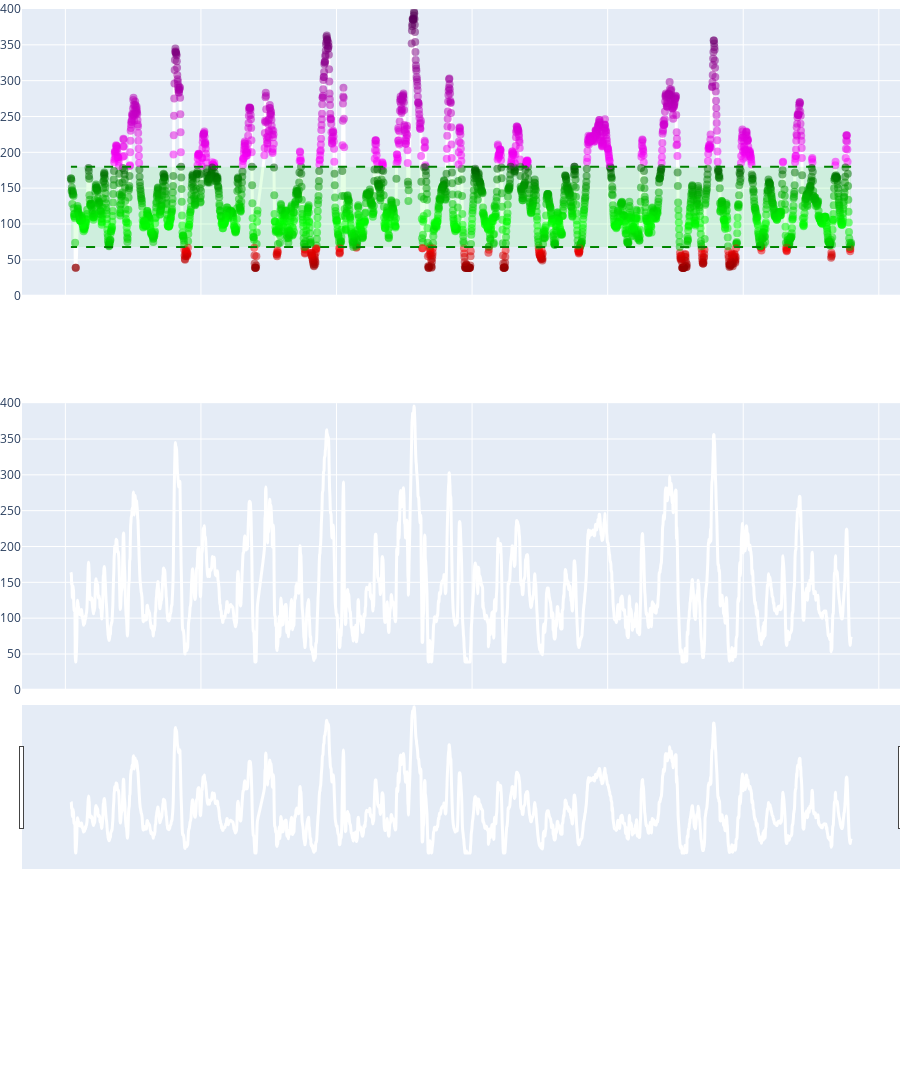

Here is the notebook cell this chart was saved with:
### Code cell
from CGM_processor import CGMDataProcessor

CGM_data = CGMDataProcessor("CGM_data.csv", min_range=68, max_range=180, target=100)

CGM_data.plot_data()

### Figure 1 — Plotly figure (JSON) as saved in the notebook; plotly's stock layout.template omitted (floating-point values rounded to 4 significant figures; data arrays with more than 128 entries replaced by an {"elided": "..."} marker saying what was removed)
{"data": [{"line": {"color": "white", "shape": "spline", "width": 3}, "mode": "lines", "opacity": 1, "type": "scatter", "x": {"elided": "3256 str values"}, "xaxis": "x", "y": {"elided": "3256 int values"}, "yaxis": "y"}, {"marker": {"color": {"elided": "3256 str values"}, "size": 8}, "mode": "markers", "type": "scatter", "x": {"elided": "3256 str values"}, "xaxis": "x", "y": {"elided": "3256 int values"}, "yaxis": "y"}, {"line": {"color": "green", "dash": "dash"}, "mode": "lines", "name": "Lower Range", "type": "scatter", "x": {"elided": "3256 str values"}, "xaxis": "x", "y": {"elided": "3256 int values"}, "yaxis": "y"}, {"line": {"color": "green", "dash": "dash"}, "mode": "lines", "name": "Upper Range", "type": "scatter", "x": {"elided": "3256 str values"}, "xaxis": "x", "y": {"elided": "3256 int values"}, "yaxis": "y"}, {"fill": "tonexty", "fillcolor": "rgba(0, 255, 0, 0.1)", "mode": "none", "type": "scatter", "x": {"elided": "3256 str values"}, "xaxis": "x", "y": {"elided": "3256 int values"}, "yaxis": "y"}, {"line": {"color": "white", "shape": "spline", "width": 3}, "mode": "lines", "opacity": 1, "type": "scatter", "x": {"elided": "3256 str values"}, "xaxis": "x2", "y": {"elided": "3256 int values"}, "yaxis": "y2"}], "layout": {"autosize": false, "dragmode": "pan", "height": 1300, "margin": {"b": 0, "l": 0, "r": 0, "t": 0}, "showlegend": false, "xaxis": {"anchor": "y", "domain": [0, 1], "matches": "x3", "showticklabels": false}, "xaxis2": {"anchor": "y2", "domain": [0, 1], "fixedrange": false, "matches": "x3", "rangeslider": {"visible": true}, "showticklabels": false}, "xaxis3": {"anchor": "y3", "domain": [0, 1]}, "yaxis": {"anchor": "x", "domain": [0.7333, 1], "range": [0, 400]}, "yaxis2": {"anchor": "x2", "domain": [0.3667, 0.6333], "range": [0, 400]}, "yaxis3": {"anchor": "x3", "domain": [0, 0.2667]}}}
